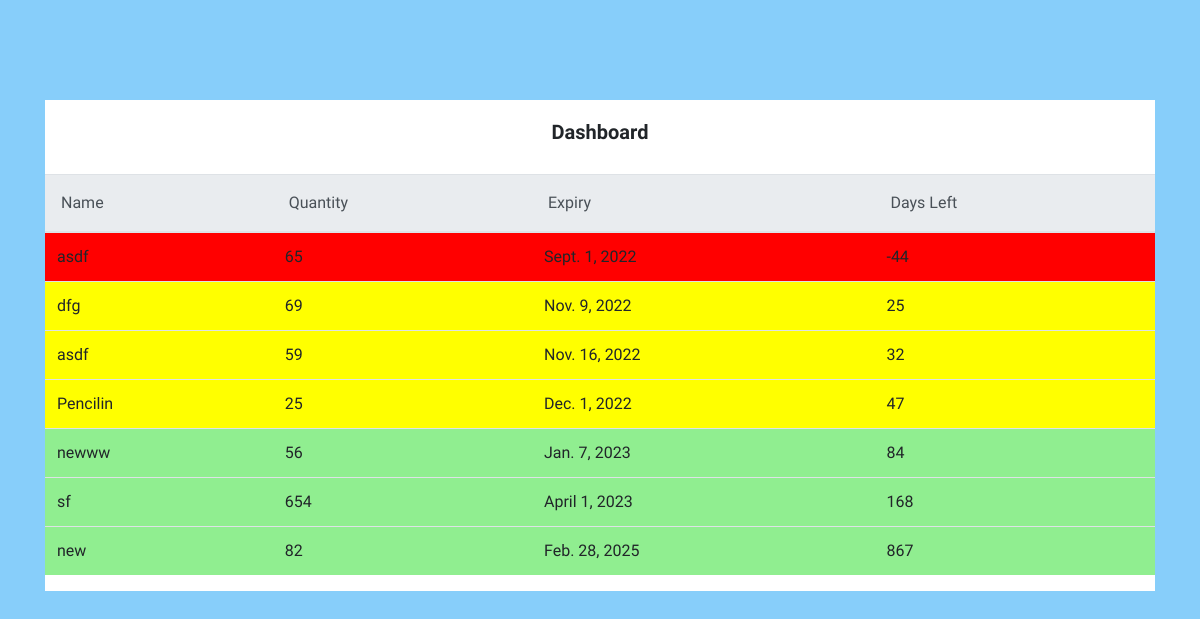
Page /dashboard on the earlier database version.
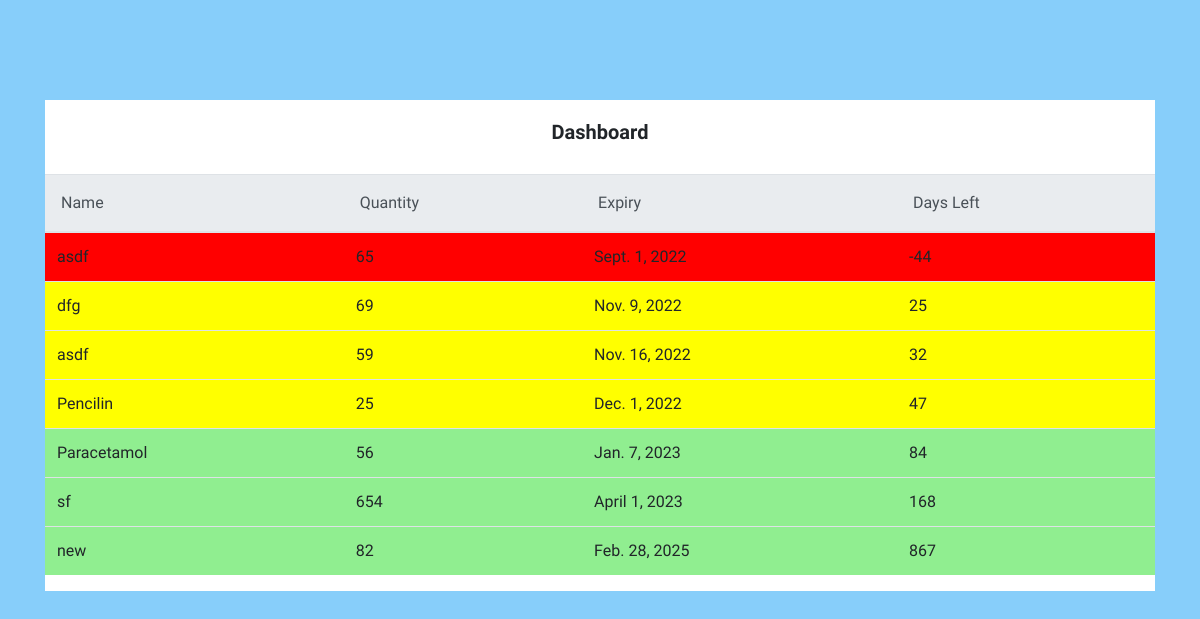
Same page on the later database version.
### app/models.py (models this page shows)
class Med(models.Model):
    name = models.CharField(max_length=100)
    quantity = models.IntegerField()
    expiry = models.DateField(blank=True)
    time_left = models.IntegerField(blank=True,default=0)
    red = models.BooleanField(default=False)
    yellow = models.BooleanField(default=False)
    green = models.BooleanField(default=False)

### app/views.py (the view)
# urls.py: path('dashboard', views.dashboard, name='dashboard'),
def dashboard(request):
    details = Med.objects.all().order_by('expiry').values()
    date = Date.today()
    x = 60
    for obj in Med.objects.all():
        d1 = obj.expiry
        d0 = date
        delta = d1-d0
        days = delta.days
        obj.time_left = days
        if days <= 0:
            obj.red = True
        elif days <= x:
            obj.yellow = True
        else:
            obj.green = True
        obj.save()
    return render(request, 'dashboard.html', {'details': details})

### templates/dashboard.html (shortened to what this page needs)
<!DOCTYPE html>
<html lang="en">
  <head>
    <link
      rel="stylesheet"
      href="https://cdn.jsdelivr.net/npm/bootstrap@4.1.3/dist/css/bootstrap.min.css"
    />
  </head>
  <body style="background-color: lightskyblue;">
    <div class="container">
      <div class="row">
        <div class="col-12">
          <div class="card">
            <div class="card-body text-center">
              <h5 class="card-title m-b-0">Dashboard</h5>
            </div>
            <div class="table-responsive">
              <table class="table">
                <thead class="thead-light">
                  <tr>
                    <th scope="col">Name</th>
                    <th scope="col">Quantity</th>
                    <th scope="col">Expiry</th>
                    <th scope="col">Days Left</th>
                  </tr>
                </thead>
                <tbody class="customtable">
                  {% for detail in details %}
                  <div>
                    {% if detail.red %}
                    <tr style="background-color: red">
                      <td>{{detail.name}}</td>
                      <td>{{detail.quantity}}</td>
                      <td>{{detail.expiry}}</td>
                      <td>{{detail.time_left}}</td>
                    </tr>
                    {% endif %} {% if detail.yellow %}
                    <tr style="background-color: yellow">
                      <td>{{detail.name}}</td>
                      <td>{{detail.quantity}}</td>
                      <td>{{detail.expiry}}</td>
                      <td>{{detail.time_left}}</td>
                    </tr>
                    {% endif %} {% if detail.green %}
                    <tr style="background-color: lightgreen">
                      <td>{{detail.name}}</td>
                      <td>{{detail.quantity}}</td>
                      <td>{{detail.expiry}}</td>
                      <td>{{detail.time_left}}</td>
                    </tr>
                    {% endif %}
                  </div>
                  {% endfor %}
                </tbody>
              </table>
            </div>
          </div>
        </div>
      </div>
    </div>
  </body>
</html>

Differences in the rows shown:
changed Med: name "newww" → "Paracetamol"
